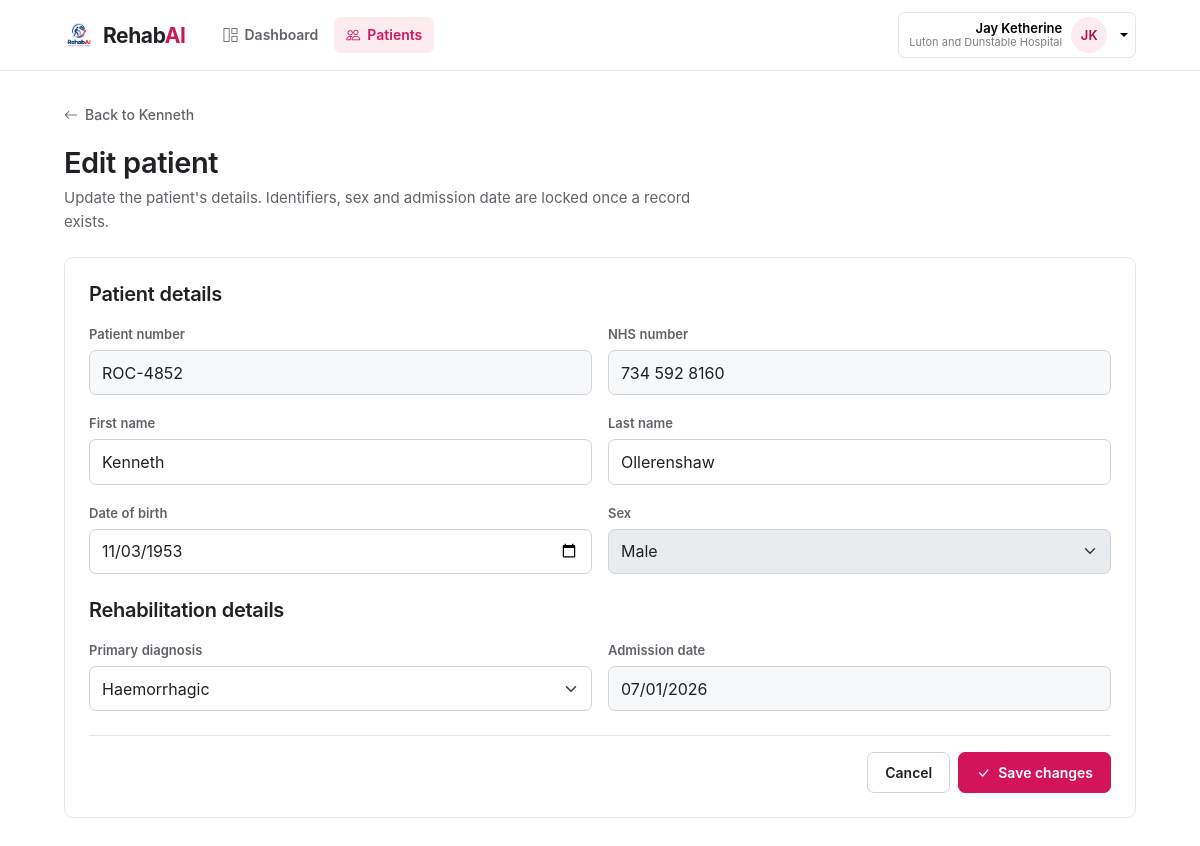
The page /patients/ROC-4852/edit (signed in) on the database its author committed.
### tables this page shows
CREATE TABLE clinics (
    id          INTEGER PRIMARY KEY AUTOINCREMENT,

    name        TEXT NOT NULL UNIQUE,
    code        TEXT UNIQUE,

    level       INTEGER NOT NULL
                CHECK(level IN (0, 2, 3)),

    created_at  TEXT NOT NULL DEFAULT (datetime('now'))
);

CREATE TABLE patients (
    id                  INTEGER PRIMARY KEY AUTOINCREMENT,

    patient_id          TEXT NOT NULL UNIQUE,
    nhs_number          TEXT NOT NULL UNIQUE,

    first_name          TEXT NOT NULL,
    last_name           TEXT NOT NULL,

    date_of_birth       TEXT NOT NULL,
    patient_gender      TEXT NOT NULL CHECK(patient_gender IN ('F','M','X')),

    diag_std_subcat     TEXT NOT NULL,

    admission_date      TEXT NOT NULL,

    admission_status    TEXT NOT NULL
                        CHECK(admission_status IN ('active', 'discharged')),

    created_by          INTEGER NOT NULL
                        REFERENCES users(id)
                        ON DELETE RESTRICT,

    created_at          TEXT NOT NULL DEFAULT (datetime('now'))
);

### routes/patients.py (the view, shortened to what this page needs)
@bp.route("/<patient_id>/edit", methods=["GET", "POST"])
@login_required
def edit(patient_id):
    patient = _patient_or_404(patient_id)
    form_data = patient
    return render_template(
        "patient_form.html",
        p=form_data,
        editing=True,
        diagnoses=patient_service.diagnosis_choices(form_data.get("diag_std_subcat")),
        genders=patient_service.GENDERS,
    )

### db.py (called while the page is built)
def get_db():
    if "db" not in g:
        g.db = sqlite3.connect(
            current_app.config["DATABASE"],
            detect_types=sqlite3.PARSE_DECLTYPES,
        )
        g.db.row_factory = sqlite3.Row
        g.db.execute("PRAGMA foreign_keys = ON")
    return g.db

### routes/patients.py (called while the page is built)
def _patient_or_404(patient_code):
    clinic_id, _clinic = clinics.resolve_scope(g.user)
    return patient_service.get_patient(patient_code, clinic_id)

### services/bands.py (called while the page is built, shortened)
def band_index(wpi):
    for index, threshold in enumerate(THRESHOLDS):
        if wpi <= threshold:
            return index
    return len(BANDS) - 1

def band_info(wpi):
    key, label, var = BANDS[band_index(float(wpi))]
    return {
        "key": key,
        "label": label,
        "short": label.replace(" barrier burden", ""),
        "var": var,
        "cls": f"p-{var}",
    }

### services/clinics.py (called while the page is built, shortened)
def get_clinic(clinic_id):
    if clinic_id is None:
        return None
    return get_db().execute(
        "SELECT id, name, code FROM clinics WHERE id = ?",
        (clinic_id,),
    ).fetchone()

def resolve_scope(user, requested=None):
    if not user.get("is_admin"):
        clinic_id = user.get("clinic_id")
        if clinic_id is None:
            return NO_ACCESS, None
        return clinic_id, get_clinic(clinic_id)

### services/patients.py (called while the page is built)
def patient_name(patient):
    return f"{patient['first_name']} {patient['last_name']}".strip()

def patient_age(patient, on_date=None):
    dob_raw = patient["date_of_birth"]
    if not dob_raw:
        return None
    dob = date.fromisoformat(str(dob_raw)[:10])
    if on_date is None:
        admitted = patient["admission_date"]
        on_date = date.fromisoformat(str(admitted)[:10]) if admitted else date.today()
    return (
        on_date.year
        - dob.year
        - ((on_date.month, on_date.day) < (dob.month, dob.day))
    )

def _trend(change):
    if change is None:
        return "unassessed"
    if change < -TREND_TOLERANCE:
        return "improving"
    if change > TREND_TOLERANCE:
        return "declining"
    return "stable"

def get_patient(patient_code, clinic_id=None):
    sql = _PATIENT_SELECT + " WHERE p.patient_id = ?"
    params = [patient_code]
    if clinic_id is not None:
        sql += " AND u.clinic_id = ?"
        params.append(clinic_id)
    row = get_db().execute(sql, params).fetchone()
    if row is None:
        raise NotFound(f"No patient with ID {patient_code}")
    return _enrich(row)

### utils/template_helpers.py (called while the page is built)
def initials(name):
    return "".join(word[0] for word in str(name or "").split()[:2]).upper()

### templates/patient_form.html (shortened to what this page needs)
{% extends "base.html" %}
{% import "_macros.html" as m with context %}
{% block content %}
{% if editing %}
  {{ m.back_link(url_for('patients.detail', patient_id=p.patient_id), 'Back to ' ~ p.first_name) }}
{% else %}
  {{ m.back_link(url_for('patients.index'), 'All patients') }}
{% endif %}
<div class="page-head">
  <h1>{{ 'Edit patient' if editing else 'Add patient' }}</h1>
  <p>
    {% if editing %}
      Update the patient's details. Identifiers, sex and admission date are locked once a record exists.
    {% else %}
      Enter the patient's details to create a new rehabilitation record for {{ g.user.clinic_name or 'your hospital' }}.
    {% endif %}
  </p>
</div>
<form class="panel p-4"
      method="post"
      action="{{ url_for('patients.edit', patient_id=p.patient_id) if editing else url_for('patients.create') }}">
  <h2 class="fs-5 mb-3">Patient details</h2>
  <div class="row g-3 mb-4">
    <div class="col-md-6">
      <label class="form-label" for="patient_id">Patient number</label>
      <input class="form-control" id="patient_id" name="patient_id" value="{{ p.patient_id or '' }}"
             placeholder="e.g. ROC-4872" required {{ 'readonly' if editing }}>
    </div>
    <div class="col-md-6">
      <label class="form-label" for="nhs_number">NHS number</label>
      <input class="form-control" id="nhs_number" name="nhs_number" value="{{ p.nhs_number or '' }}"
             placeholder="e.g. 943 721 6081" required {{ 'readonly' if editing }}>
    </div>
    <div class="col-md-6">
      <label class="form-label" for="first_name">First name</label>
      <input class="form-control" id="first_name" name="first_name" value="{{ p.first_name or '' }}" required>
    </div>
    <div class="col-md-6">
      <label class="form-label" for="last_name">Last name</label>
      <input class="form-control" id="last_name" name="last_name" value="{{ p.last_name or '' }}" required>
    </div>
    <div class="col-md-6">
      <label class="form-label" for="date_of_birth">Date of birth</label>
      <input class="form-control" id="date_of_birth" name="date_of_birth" type="date"
             value="{{ p.date_of_birth or '' }}" required>
    </div>
    <div class="col-md-6">
      <label class="form-label" for="patient_gender">Sex</label>
      <select class="form-select" id="patient_gender" name="patient_gender" required {{ 'disabled' if editing }}>
        {% for value, label in genders %}
          <option value="{{ value }}" {{ 'selected' if p.patient_gender == value }}>{{ label }}</option>
        {% endfor %}
      </select>
    </div>
  </div>
  <h2 class="fs-5 mb-3">Rehabilitation details</h2>
  <div class="row g-3">
    <div class="col-md-6">
      <label class="form-label" for="diag_std_subcat">Primary diagnosis</label>
      <select class="form-select" id="diag_std_subcat" name="diag_std_subcat" required>
        {% for value, label in diagnoses %}
          <option value="{{ value }}" {{ 'selected' if p.diag_std_subcat == value }}>{{ label }}</option>
        {% endfor %}
      </select>
    </div>
    <div class="col-md-6">
      <label class="form-label" for="admission_date">Admission date</label>
      <input class="form-control" id="admission_date" name="admission_date" type="date"
             value="{{ p.admission_date or '' }}" required {{ 'readonly' if editing }}>
    </div>
  </div>
  <div class="d-flex justify-content-end gap-2 mt-4 pt-3 border-top">
    <a class="btn btn-ghost"
       href="{{ url_for('patients.detail', patient_id=p.patient_id) if editing else url_for('patients.index') }}">Cancel</a>
    <button class="btn btn-primary" type="submit">
      {{ m.icon('check-lg') }} {{ 'Save changes' if editing else 'Add patient' }}
    </button>
  </div>
</form>
{% endblock %}

### templates/base.html (shortened to what this page needs)
{% import "_macros.html" as m with context %}
<!DOCTYPE html>
<html lang="en">
<head>
  <link href="https://cdn.jsdelivr.net/npm/bootstrap@5.3.3/dist/css/bootstrap.min.css" rel="stylesheet">
  <link href="https://cdn.jsdelivr.net/npm/bootstrap-icons@1.11.3/font/bootstrap-icons.min.css" rel="stylesheet">
  <link rel="stylesheet" href="{{ url_for('static', filename='css/style.css') }}">
</head>
<body>
{% block body %}
<header class="topbar">
  <div class="shell d-flex align-items-center gap-2">
    <a class="wordmark" href="{{ url_for('main.home') }}">{{ m.wordmark() }}</a>
    {% if g.user %}
      <nav class="topnav d-none d-sm-flex">
        <a href="{{ url_for('main.dashboard') }}" class="{{ 'active' if request.endpoint == 'main.dashboard' }}">
          {{ m.icon('grid-1x2') }} Dashboard
        </a>
        <a href="{{ url_for('patients.index') }}" class="{{ 'active' if request.blueprint in ('patients', 'assessments') }}">
          {{ m.icon('people') }} Patients
        </a>
      </nav>
    {% endif %}
    {% if g.user %}
      <div class="dropdown">
        <button class="who dropdown-toggle" type="button" data-bs-toggle="dropdown" aria-expanded="false">
          <span class="text-end d-none d-md-block">
            <span class="nm d-block">{{ g.user.username }}</span>
            <span class="em d-block">{{ g.user.clinic_name or ('Administrator' if g.user.is_admin else g.user.email) }}</span>
          </span>
          <span class="av av-sm t0">{{ g.user.username | initials }}</span>
        </button>
      </div>
    {% else %}
      <a class="btn btn-primary" href="{{ url_for('auth.login') }}">Sign in</a>
    {% endif %}
  </div>
</header>
<main class="shell wrap fade-in">
  {% block content %}{% endblock %}
</main>
{% endblock %}
</body>
</html>

### static/css/style.css (style rules this page uses)
:root { --pink: #d4145a; --pink-dark: #b30f4b; --pink-light: #fcecef; --pink-rgb: 212, 20, 90; --ink-1: #202124; --ink-2: #5f6368; --ink-3: #7b8085; --surface-soft: #f7f8f9; --border: #e3e5e7; --border-dark: #d1d4d7; --track: #eef0f1; --good: #287a5f; --good-soft: #e9f4ef; --mid: #b45309; --mid-soft: #fef3c7; --warn: #c2410c; --warn-soft: #ffedd5; --bad: #b91c1c; --bad-soft: #fee2e2; --sand: #f8f3ec; --sage: #edf3ee; --lilac: #f0edf7; --sans: Inter, ui-sans-serif, system-ui, -apple-system, BlinkMacSystemFont, "Segoe UI", sans-serif; --shadow-md: 0 3px 10px rgba(0, 0, 0, .06); --bs-primary: var(--pink); --bs-primary-rgb: var(--pink-rgb); --bs-body-font-family: var(--sans); --bs-body-font-size: 15px; --bs-body-line-height: 1.55; --bs-body-color: var(--ink-1); --bs-secondary-color: var(--ink-2); --bs-border-color: var(--border); --bs-border-radius: 7px; --bs-link-color: var(--pink); --bs-link-color-rgb: var(--pink-rgb); --bs-link-hover-color: var(--pink-dark); --bs-focus-ring-color: rgba(var(--pink-rgb), .15); }
body { -webkit-font-smoothing: antialiased; font-feature-settings: "tnum" 1; }
a { color: inherit; text-decoration: none; }
h1, h2, h3, h4 { margin: 0; font-weight: 600; letter-spacing: -.015em; line-height: 1.2; }
.fade-in { animation: fade-in .25s ease both; }
.btn { --bs-btn-font-weight: 600; --bs-btn-font-size: 14px; --bs-btn-padding-x: 17px; --bs-btn-padding-y: 9px; --bs-btn-border-radius: 7px; display: inline-flex; align-items: center; justify-content: center; gap: 8px; }
.btn-primary { --bs-btn-bg: var(--pink); --bs-btn-border-color: var(--pink); --bs-btn-hover-bg: var(--pink-dark); --bs-btn-hover-border-color: var(--pink-dark); --bs-btn-active-bg: var(--pink-dark); --bs-btn-active-border-color: var(--pink-dark); --bs-btn-disabled-bg: var(--pink); --bs-btn-disabled-border-color: var(--pink); --bs-btn-focus-shadow-rgb: var(--pink-rgb); }
.btn-ghost { --bs-btn-bg: #fff; --bs-btn-color: var(--ink-1); --bs-btn-border-color: var(--border-dark); --bs-btn-hover-bg: var(--surface-soft); --bs-btn-hover-color: var(--ink-1); --bs-btn-hover-border-color: #b8bdc1; --bs-btn-active-bg: var(--surface-soft); --bs-btn-active-border-color: #b8bdc1; }
.form-label { font-size: 13px; font-weight: 600; color: var(--ink-2); margin-bottom: 6px; }
.form-control, .form-select { border-color: var(--border-dark); border-radius: 7px; padding-top: .6rem; padding-bottom: .6rem; }
.form-control[readonly] { background: var(--surface-soft); }
.topbar { position: sticky; top: 0; z-index: 1020; background: #fff; border-bottom: 1px solid var(--border); }
.shell { max-width: 1120px; margin: 0 auto; padding-left: 24px; padding-right: 24px; width: 100%; }
.topbar .shell { padding-top: 12px; padding-bottom: 12px; }
.wrap { padding-top: 32px; padding-bottom: 70px; }
.wordmark { display: inline-flex; align-items: center; gap: 9px; }
.topnav { gap: 4px; margin-left: 18px; }
.topnav a { display: inline-flex; align-items: center; gap: 7px; padding: 7px 12px; border-radius: 7px; font-size: 14px; font-weight: 600; color: var(--ink-2); }
.topnav a.active { color: var(--pink); background: var(--pink-light); }
.who { display: flex; align-items: center; gap: 9px; padding: 4px 7px 4px 10px; border: 1px solid var(--border); border-radius: 7px; background: #fff; }
.who .nm { font-size: 13px; font-weight: 600; line-height: 1.2; }
.who .em { font-size: 11px; color: var(--ink-3); line-height: 1.2; }
.page-head { margin-bottom: 24px; }
.page-head h1 { font-size: 29px; margin-bottom: 6px; }
.page-head p { margin: 0; color: var(--ink-2); max-width: 70ch; }
.panel { background: #fff; border: 1px solid var(--border); border-radius: 9px; padding: 20px; margin-bottom: 20px; }
.av { display: grid; place-items: center; flex: none; border-radius: 50%; font-weight: 600; }
.av-sm { width: 36px; height: 36px; font-size: 13px; }
.t0 { background: var(--pink-light); color: var(--pink-dark); }

### rows shown on the page
clinics: user "Luton and Dunstable Hospital"
patients: patient_id "ROC-4852", nhs_number "734 592 8160", first_name "Kenneth", last_name "Ollerenshaw", date_of_birth "11/03/1953", admission_date "07/01/2026"

### other values the page prints
{{ g.user.username }} "Jay Ketherine"
{{ g.user.username | initials }} "JK"
{{ label }} "Back to Kenneth"
{{ 'Edit patient' if editing else 'Add patient' }} "Edit patient"
{{ 'Save changes' if editing else 'Add patient' }} "Save changes"
form field patient_gender "Male"
form field diag_std_subcat "Haemorrhagic"
